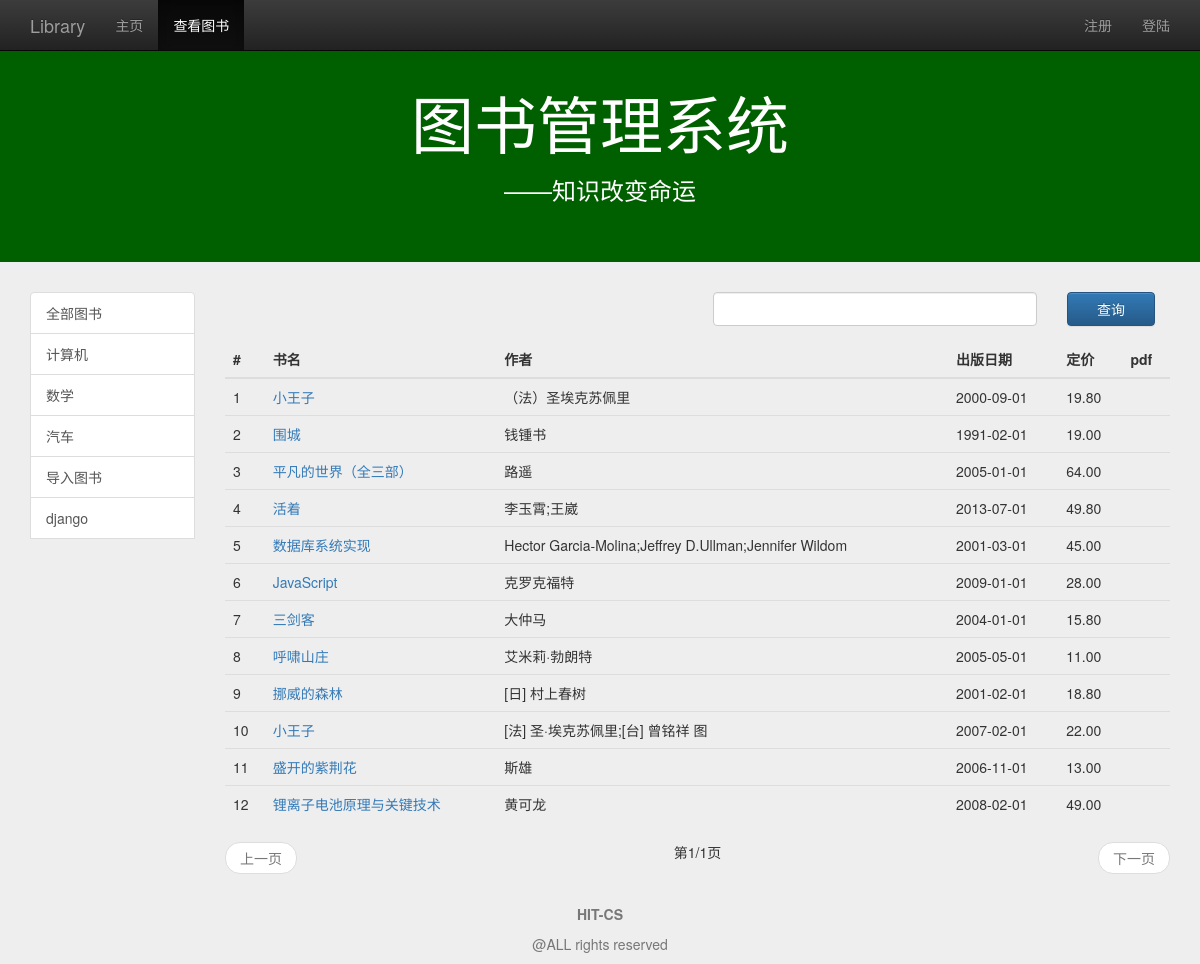
/view_book_list/?category=导入图书, run on the app's committed database.
### management/models.py (models this page shows, shortened)
class Book(models.Model):
    name=models.CharField(max_length=128)
    price=models.FloatField()
    author=models.CharField(max_length=128)
    publish_date=models.DateField()
    category=models.CharField(max_length=128)
    summary=models.TextField(default="a book")
    class META:
        ordering=['name']

### management/views.py (the view)
# urls.py: url(r'^view_book_list/$',views.view_book_list,name='view_book_list'),
def view_book_list(request):
    user=request.user if request.user.is_authenticated() else None
    category_list=Book.objects.values_list('category',flat=True).distinct()
    query_category=request.GET.get('category','all')
    if(not query_category) or Book.objects.filter(category=query_category).count() is 0:
        query_category = 'all'
        book_list=Book.objects.all()
    else:
        book_list=Book.objects.filter(category=query_category)
    if request.method=='POST':
        keyword=request.POST.get('keyword','')
        book_list=Book.objects.filter(name__contains=keyword)
        query_category='all'
    paginator=Paginator(book_list,15)
    page=request.GET.get('page')
    try:
        book_list=paginator.page(page)
    except PageNotAnInteger:
        book_list=paginator.page(1)
    except EmptyPage:
        book_list=paginator.page(paginator.num_pages)
    content={
            'user':user,
            'active_menu':'view_book',
            'category_list':category_list,
            'query_category':query_category,
            'book_list':book_list,
            }
    return render(request,'management/view_book_list.html',content)

### management/templates/management/view_book_list.html (shortened to what this page needs)
{% extends "management/base.html" %}
{% load staticfiles %}
{% block content %}
<div class="container">
   <div class="row">
      <div class="col-md-2">
         <a href="{% url 'view_book_list' %}" class="list-group-item" id="id_category_all">全部图书</a>
			{% for category in category_list %}
			<a href="{% url 'view_book_list' %}?category={{ category }}" class="list-group-item" id="id_category_{{ category }}">{{ category }}</a>
			{% endfor %}
      </div>
      <div class="col-md-10">
         <div class="col-md-6 col-md-offset-6">
			<form role="form" method="post" name="search_form">
				<div class="form-group">
					<div class="row">
						<div class="col-md-9">
							<input type="search" class="form-control" required  name="keyword" id="id_search_input" autofocus>
						</div>
						<div class="col-md-3">
							<button class="btn btn btn-primary btn-block">查询</button>
						</div>
					</div>
				</div>
			</form>
		</div>
			<table class="table table-hover">
				<thead>
					<tr>
						<th>#</th>
						<th>书名</th>
						<th>作者</th>
						<th>出版日期</th>
						<th>定价</th>
						<th>pdf</th>
					</tr>
				</thead>
				<tbody>
					{% for book in book_list %}
					<tr>
						<td>{{ forloop.counter }}</td>
						<td><a href="{% url 'detail' %}?id={{ book.id }}">{{ book.name }}</a></td>
						<td>{{ book.author }}</td>
						<td>{{ book.publish_date|date:"Y-m-d" }}</td>
						<td>{{ book.price|floatformat:2 }}</td>
						{% if book.pdf %}
						<td><a href="{% url 'view_pdf' %}?id={{ book.id }}">[pdf]</a></td>
						{% else %}
						<td></td>
						{% endif %}
					</tr>
					{% empty %}
					<tr>
						<td>暂无图书</td>
					</tr>
					{% endfor %}
				</tbody>
			</table>
			<nav>
				<ul class="pager">
					{% if book_list.has_previous %}
					<li class="previous"><a href="?category={{ query_category }}&page={{ book_list.previous_page_number }}">上一页</a></li>
					{% else %}
					<li class="previous disabled"><a href="#">上一页</a></li>
					{% endif %}
					第{{ book_list.number }}/{{ book_list.paginator.num_pages }}页
					{% if book_list.has_next %}
					<li class="next"><a href="?category={{ query_category }}&page={{ book_list.next_page_number }}">下一页</a></li>
					{% else %}
					<li class="next disabled"><a href="#">下一页</a></li>
					{% endif %}
				</ul>
			</nav>
      </div>
   </div>
</div>
{% endblock %}

### management/static/management/css/base.css (style rules this page uses)
body { padding-top:20px; padding-bottom:70px; background-color:#eeeeee; }

### data on the page
Book: name "小王子", author "（法）圣埃克苏佩里", publish_date "2000-09-01", price "19.80"
Book: name "围城", author "钱锺书", publish_date "1991-02-01", price "19.00"
Book: name "平凡的世界（全三部）", author "路遥", publish_date "2005-01-01", price "64.00"
Book: name "活着", author "李玉霄;王崴", publish_date "2013-07-01", price "49.80"
Book: name "数据库系统实现", author "Hector Garcia-Molina;Jeffrey D.Ullman;Jennifer Wildom", publish_date "2001-03-01", price "45.00"
Book: name "JavaScript", author "克罗克福特", publish_date "2009-01-01", price "28.00"
Book: name "三剑客", author "大仲马", publish_date "2004-01-01", price "15.80"
Book: name "呼啸山庄", author "艾米莉·勃朗特", publish_date "2005-05-01", price "11.00"
Book: name "挪威的森林", author "[日] 村上春树", publish_date "2001-02-01", price "18.80"
Book: name "小王子", author "[法] 圣·埃克苏佩里;[台] 曾铭祥 图", publish_date "2007-02-01", price "22.00"
Book: name "盛开的紫荆花", author "斯雄", publish_date "2006-11-01", price "13.00"
Book: name "锂离子电池原理与关键技术", author "黄可龙", publish_date "2008-02-01", price "49.00"

### other printed values
{{ category }} "计算机" "数学" "汽车" "导入图书" "django"
{{ book_list.number }} "1"
{{ book_list.paginator.num_pages }} "1"
